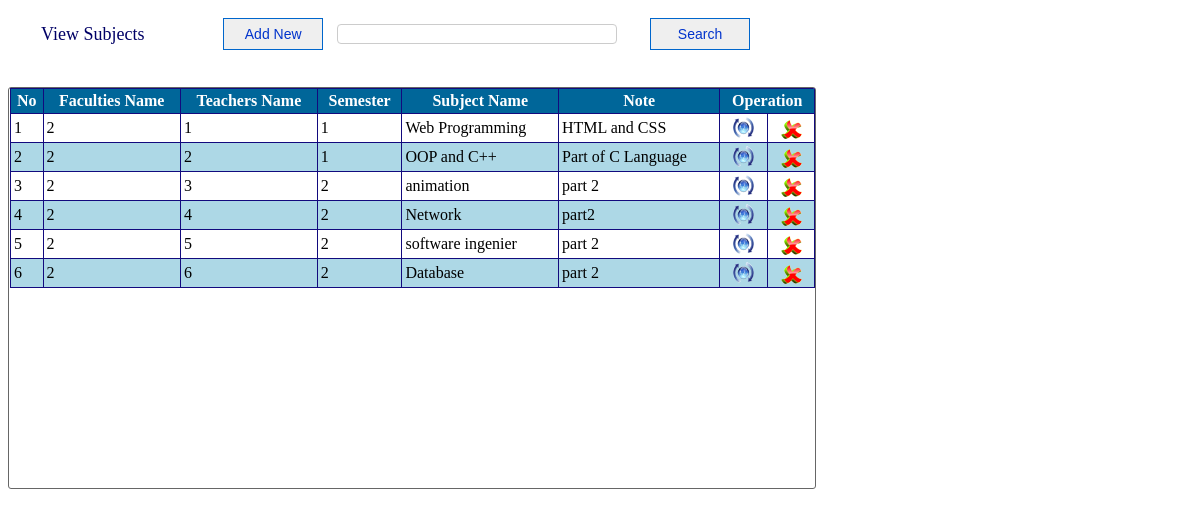
Screenshot of /View_Subjects.php with the database file from the repository.
### tables this page shows
CREATE TABLE `sub_tbl` (
  `sub_id` int(10) UNSIGNED NOT NULL,
  `faculties_id` int(10) NOT NULL,
  `teacher_id` int(10) NOT NULL,
  `semester` varchar(10) NOT NULL,
  `sub_name` varchar(100) NOT NULL,
  `note` varchar(100) NOT NULL
);

### View_Subjects.php (the view, shortened to what this page needs)
<html >
<head>
<link rel="stylesheet" type="text/css" href="css/style_view.css" />
</head>
<body>
<div id="style_div" >
<form method="post">
<table width="755">
	<tr>
    	<td width="200px" style="font-size:18px; color:#006; text-indent:30px;">View Subjects</td>
        <td><a href="?tag=subject_entry"><input type="button" title="Add new Subjects" name="butAdd" value="Add New" id="button-search" /></a></td>
        <td><input type="text" name="searchtxtz" title="Enter name for search " class="search" autocomplete="off"/></td>
        <td style="float:right"><input type="submit" name="btnsearch" value="Search" id="button-search" title="Search Subject" /></td>
    </tr>
</table>
</form>
</div>
<br />
<div id="content-input">
	<form method="post">
    <table border="1" width="805px" align="center" cellpadding="3" class="mytable" cellspacing="0">
        <tr>
            <th>No</th>
            <th>Faculties Name</th>
            <th>Teachers Name</th>
            <th>Semester</th>
             <th>Subject Name</th>
            <th>Note</th>
            <th colspan="2">Operation</th>
      	</tr>
         <?php
		 $key="";
	if($key !="")
		$sql_sel=mysql_query("SElECT * FROM sub_tbl WHERE sub_name  like '%$key%' ");
	else
        $sql_sel=mysql_query("SELECT * FROM sub_tbl");
    $i=0;
    while($row=mysql_fetch_array($sql_sel)){
    $i++;
    $color=($i%2==0)?"lightblue":"white";
    ?>
      <tr bgcolor="<?php echo $color?>">
            <td><?php echo $i;?></td>
            <td><?php echo $row['faculties_id'];?></td>
            <td><?php echo $row['teacher_id'];?></td>
            <td><?php echo $row['semester'];?></td>
            <td><?php echo $row['sub_name'];?></td>
            <td><?php echo $row['note'];?></td>
            <td align="center"><a href="?tag=subject_entry&opr=upd&rs_id=<?php echo $row['sub_id'];?>" title="Upate"><img src="picture/update.png" /></a></td>
            <td align="center"><a href="?tag=view_subjects&opr=del&rs_id=<?php echo $row['sub_id'];?>" title="Delete"><img src="picture/delete.png" /></a></td>
        </tr>
    <?php
    }
    ?>
   	</table>
 	</form>
</div>
</body>
</html>

### css/style_view.css (style rules this page uses)
#style_div { height:auto; margin-top:15px; }
#content-input { width:805px; height:400px; border:1px solid #666; float:left; padding-left:1px; border-radius: 3px 3px 3px 3px; overflow: auto; }
#button-search { font-family:Arial, Helvetica, sans-serif; font-size:14px; width:100px; height:32px; float:right; margin-right:10px; repeat-x top center; border: 1px solid #06C; -moz-border-radius: 5px; color:#03C; }
.search { padding:4px; border:1px #CCC solid; border-radius: 4px 4px 4px 4px; -moz-border-radius: 8px; background:#FFF; color:#006; font-family:Arial, Helvetica, sans-serif; font-size:16px; width:280px; height:20px; float:left; }
.mytable { border-collapse:collapse; border:#036 1px solid; }
.mytable tr th { background:#069; border:#120A7E 1px solid; color:#FFF; font-family:"Times New Roman", Times, serif; }
.mytable tr td { font-family:"Times New Roman", Times, serif; border:#120A7E 1px solid; }

### rows the page displays
sub_tbl: faculties "2", teacher "1", semester "1", sub_name "Web Programming", note "HTML and CSS"
sub_tbl: faculties "2", teacher "2", semester "1", sub_name "OOP and C++", note "Part of C Language"
sub_tbl: faculties "2", teacher "3", semester "2", sub_name "animation", note "part 2"
sub_tbl: faculties "2", teacher "4", semester "2", sub_name "Network", note "part2"
sub_tbl: faculties "2", teacher "5", semester "2", sub_name "software ingenier", note "part 2"
sub_tbl: faculties "2", teacher "6", semester "2", sub_name "Database", note "part 2"
